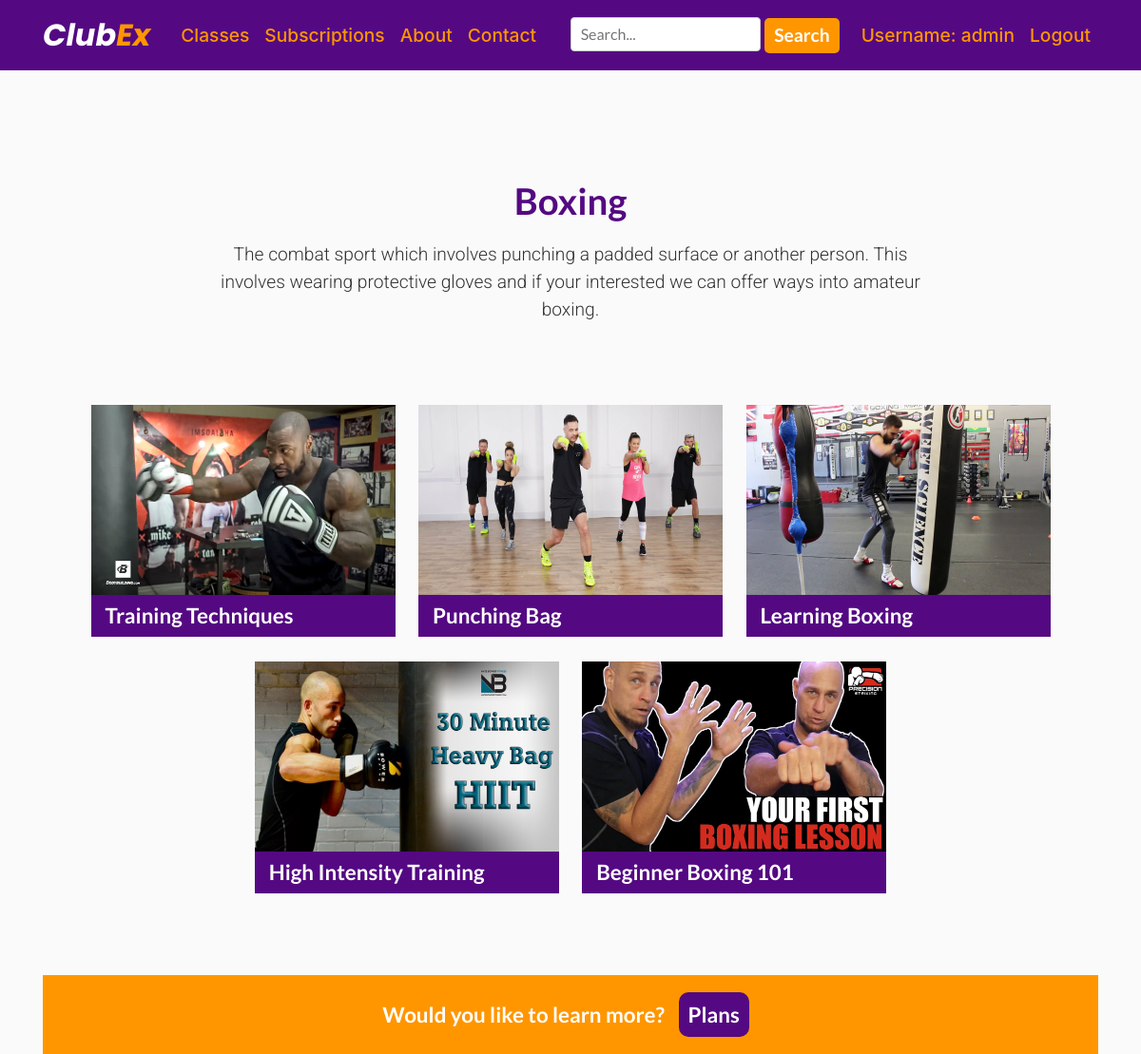
Screenshot of /classes/boxing/ (signed in) with the database file from the repository.
### ClubEx/models.py (models this page shows, shortened)
class Video(models.Model):
    category = models.CharField(max_length=200)
    video_name = models.CharField(max_length=200)
    video_thumbnail = models.ImageField(null=True, blank=True)
    video = EmbedVideoField()
    content = models.TextField()
    video_views = models.IntegerField(default=0, null=True, blank=True)
    class Meta:
        ordering = ('-video_name',)

### ClubEx/views.py (the view)
# urls.py: path('classes/boxing/', views.classes_boxing, name='classes_boxing'),
@login_required
def classes_boxing(request):
    obj = Video.objects.filter(category='Boxing')
    return render(request, 'clubex/boxing.html', {'obj': obj})

### ClubEx/templates/ClubEx/boxing.html (shortened to what this page needs)
{% extends "ClubEx/base.html" %}
{% load static %}
{% block content %}
<!DOCTYPE html>
<html lang="en">
<head>
    <link rel="stylesheet" href="https://stackpath.bootstrapcdn.com/bootstrap/4.5.2/css/bootstrap.min.css">
    <Link rel="stylesheet" href="{% static 'ClubEx/style.css' %}" type="text/css" >
    <Link rel="stylesheet" href="{% static 'ClubEx/newstyle.css' %}" type="text/css" >
</head>
<body>
  <div class="section">
      <div class="container intro">
        <h1>Boxing</h1>
        <p>The combat sport which involves punching a padded surface or another person. This involves wearing protective gloves and if your interested we can offer ways into amateur boxing.</p>
      </div>
  </div>
  <div class="container">
      <ul id="classportfolio">
        {% for i in obj %}
          <li>
              <a href=" {% url 'video_details' i.id %}">
                  <div class="portfolioimg">
                      <img src="{{ i.video_thumbnail.url }}" alt="#" width="320" height="200">
                  </div>
                  <p>{{ i.video_name }}</p>
              </a>
          </li>
        {% endfor %}
      </ul>
  </div>
  <div class="cta">
    <div class="container">
      <p class="ctatext">Would you like to learn more?</p>
      <p><a href="{% url 'plans' %}">Plans</a></p>
    </div>
  </div>
</body>
</html>
{% endblock content %}

### ClubEx/templates/ClubEx/base.html (shortened to what this page needs)
{% load static %}
<!DOCTYPE html>
<html lang="en">
<head>
    <link rel="stylesheet" href="https://stackpath.bootstrapcdn.com/bootstrap/4.5.2/css/bootstrap.min.css">
    <Link rel="stylesheet" href="{% static 'ClubEx/style.css' %}" type="text/css" >
</head>
<body>
    <header class="site-header">
      <nav class="navbar navbar-expand-md navbar-dark bg-steel fixed-top">
        <div class="container">
          <a class="navbar-brand mr-4" href="/">Club<span class="orange">Ex</span></a>
          <div class="collapse navbar-collapse" id="navbarToggle">
            <div class="navbar-nav mr-auto">
              <a class="nav-item nav-link" href="{% url 'classes' %}">Classes</a>
              <a class="nav-item nav-link" href="{% url 'plans' %}">Subscriptions</a>
              <a class="nav-item nav-link" href="{% url 'about' %}">About</a>
              <a class="nav-item nav-link" href="{% url 'contact' %}">Contact</a>
            </div>
              <form id="searchbar" action="{% url 'videos' %}" method="get">
                  <input name="q" type="text" placeholder="Search..." aria-label="Search" autocomplete="on">
                  <button class="btn btn-outline-success my-2 my-sm-0" type=submit>Search</button>
              </form>
            <div class="navbar-nav">
                {% if user.is_authenticated %}
                    <a class="nav-item nav-link" href="{% url 'profile' %}">Username: {{ user.username }}</a>
                    <a class="nav-item nav-link" href="{% url 'logout' %}">Logout</a>
                {% else %}
                    <a class="nav-item nav-link" href="{% url 'login' %}">Login</a>
                    <a class="nav-item nav-link" href="{% url 'register' %}">Register</a>
                {% endif%}
            </div>
          </div>
        </div>
      </nav>
    </header>
    <main role="main" class="container">
      <div class="row">
        <div class="col-md-12">
          {% block content %}
          {% endblock %}
        </div>
      </div>
    </main>
</body>
</html>

### ClubEx/static/ClubEx/style.css (style rules this page uses)
body { background: #fafafa; color: #333333; margin-top: 5rem; text-align: left; }
h1, h2, h3, h4, h5, h6 { color: #444444; }
ul { margin: 0; }
.bg-steel { background-color: #540982; }
.navbar-brand { font-size:2em; font-family:'Poppins', sans-serif; font-style:italic; font-weight:700; }
.orange { color: #ff9600; }
.site-header .navbar-nav .nav-link { font-size:1.2em; font-weight:500; color: #ff9600; transition:color 0.3s; }
#searchbar { margin-right:15px; }
#searchbar input[type=text], select { padding: 5px 10px; font-family:'Lato', sans-serif; border: 1px solid #ccc; border-radius: 4px; box-sizing: border-box; resize: vertical; }
#searchbar button[type=submit] { padding:4px 10px; font-family:'Lato', sans-serif; font-size:1.2em; font-weight:700; text-decoration:none; color:#fff; background-color:#ff9600; border-radius:5px; border:none; transition:background-color 0.5s, color 0.5s; }

### ClubEx/static/ClubEx/newstyle.css (style rules this page uses)
body, html { height: 100%; margin-top: 4rem; }
h1 { margin-bottom:20px; font-family:'Lato', sans-serif; font-size:2.4em; font-weight:700; color:#540982; font-variant-ligatures: none; }
p { font-family:'Roboto', sans-serif; font-size:1.2em; font-weight:300; }
a, a:hover { text-decoration:none; }
.section { margin:0; padding:60px 0; }
.container { text-align:center; }
.intro { max-width:800px; text-align:center; }
.cta { width:100%; padding:25px; background-color:#ff9600; text-align:center; }
.cta p, .hero-text p { display:inline; margin-right:10px; font-family:'Lato', sans-serif; font-size:1.4em; font-weight:700; color:#fff; }
.cta a, .hero-text a, #contactform input[type=submit] { padding:10px; text-decoration:none; color:#fff; background-color:#540982; border-radius:10px; border:none; transition:background-color 0.5s; }
ul { list-style-type:none; }
#classportfolio { margin:0; margin-bottom:70px; padding:0; text-align:center; }
#classportfolio li { display:inline-block; margin:10px; margin-bottom:0; max-width:320px; width:100%; text-align:left; vertical-align:top; }
.portfolioimg { width:100%; height:200px; background-color:#ededed; transition:opacity 0.5s; }
#classportfolio li a p { padding:5px 15px; width:100%; font-family:'Lato', sans-serif; font-size:1.4em; font-weight:700; color:#fff; background-color:#540982; }

### rows the page displays
Video: video_thumbnail (picture), video_name "Training Techniques"
Video: video_thumbnail (picture), video_name "Punching Bag"
Video: video_thumbnail (picture), video_name "Learning Boxing"
Video: video_thumbnail (picture), video_name "High Intensity Training"
Video: video_thumbnail (picture), video_name "Beginner Boxing 101"

### other values shown
{{ user.username }} "admin"
